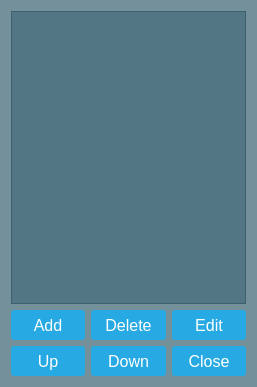
<?xml version="1.0" encoding="UTF-8"?>
<ui version="4.0">
 <class>DbWidgt</class>
 <widget class="QWidget" name="DbWidgt">
  <property name="geometry">
   <rect>
    <x>0</x>
    <y>0</y>
    <width>257</width>
    <height>387</height>
   </rect>
  </property>
  <property name="windowTitle">
   <string>Form</string>
  </property>
  <property name="styleSheet">
   <string notr="true">QWidget
{
	background:  rgba(32, 80, 96, 100);
	color: white;
}

QLabel, QCheckBox
{ 
	color: white; 
	border-radius: 3px;
}


QPushButton, QComboBox
{
	color: white;
	background-color: #27a9e3;
	border-width: 0px;
	border-radius: 3px;
}

QPushButton:hover, QComboBox:hover, QPushButton:checked{ background-color: #66c011; }

QTableView
{
	background:  rgba(32, 80, 96, 100);
	color: white;
}

QHeaderView::section { color:black }</string>
  </property>
  <layout class="QVBoxLayout" name="verticalLayout">
   <item>
    <widget class="QTableView" name="acTableView">
     <property name="selectionMode">
      <enum>QAbstractItemView::SingleSelection</enum>
     </property>
     <property name="selectionBehavior">
      <enum>QAbstractItemView::SelectItems</enum>
     </property>
     <attribute name="verticalHeaderVisible">
      <bool>false</bool>
     </attribute>
    </widget>
   </item>
   <item>
    <layout class="QGridLayout" name="gridLayout">
     <item row="0" column="4">
      <widget class="QPushButton" name="editBtn">
       <property name="minimumSize">
        <size>
         <width>0</width>
         <height>30</height>
        </size>
       </property>
       <property name="font">
        <font>
         <pointsize>12</pointsize>
        </font>
       </property>
       <property name="text">
        <string>Edit</string>
       </property>
      </widget>
     </item>
     <item row="0" column="0">
      <widget class="QPushButton" name="addButton">
       <property name="minimumSize">
        <size>
         <width>0</width>
         <height>30</height>
        </size>
       </property>
       <property name="font">
        <font>
         <pointsize>12</pointsize>
        </font>
       </property>
       <property name="text">
        <string>Add</string>
       </property>
      </widget>
     </item>
     <item row="1" column="4">
      <widget class="QPushButton" name="logoutButton">
       <property name="minimumSize">
        <size>
         <width>0</width>
         <height>30</height>
        </size>
       </property>
       <property name="font">
        <font>
         <pointsize>12</pointsize>
        </font>
       </property>
       <property name="text">
        <string>Close</string>
       </property>
      </widget>
     </item>
     <item row="0" column="1">
      <widget class="QPushButton" name="deletehButton">
       <property name="minimumSize">
        <size>
         <width>0</width>
         <height>30</height>
        </size>
       </property>
       <property name="font">
        <font>
         <pointsize>12</pointsize>
        </font>
       </property>
       <property name="text">
        <string>Delete</string>
       </property>
      </widget>
     </item>
     <item row="1" column="0">
      <widget class="QPushButton" name="upBtn">
       <property name="minimumSize">
        <size>
         <width>0</width>
         <height>30</height>
        </size>
       </property>
       <property name="font">
        <font>
         <pointsize>12</pointsize>
        </font>
       </property>
       <property name="text">
        <string>Up</string>
       </property>
      </widget>
     </item>
     <item row="1" column="1">
      <widget class="QPushButton" name="downBtn">
       <property name="minimumSize">
        <size>
         <width>0</width>
         <height>30</height>
        </size>
       </property>
       <property name="font">
        <font>
         <pointsize>12</pointsize>
        </font>
       </property>
       <property name="text">
        <string>Down</string>
       </property>
      </widget>
     </item>
    </layout>
   </item>
  </layout>
 </widget>
 <resources/>
 <connections/>
</ui>
